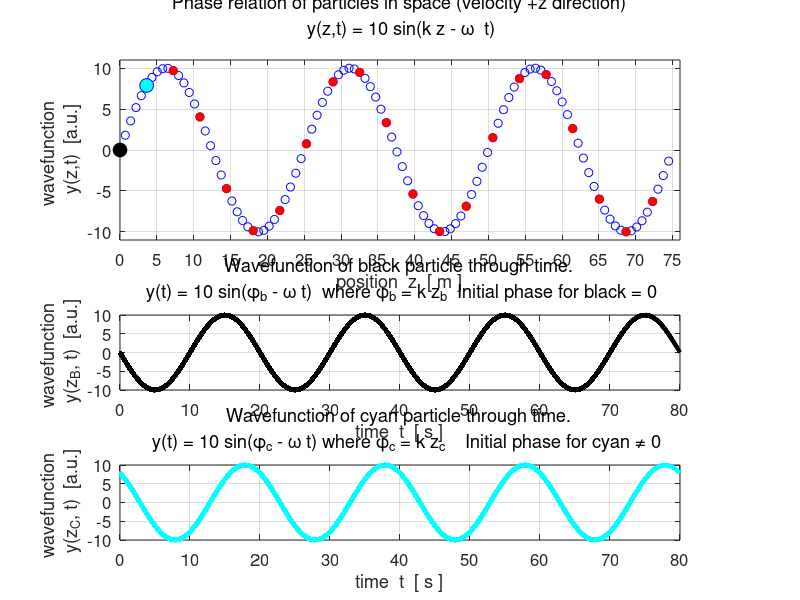

This figure's MATLAB source:
% wm_travelling_JS_IC.m

% 171107
% Animation of a travlling [1D] sinusoidal wave propagating in Z direction
% Animation of the motion can be saved as an animated gif or avi. file

% Ian Cooper
% email: ian.cooper@sydney.edu.au
% School of Physics, University of Sydney

% John A Sims 
% email: john.sims@ufabc.edu.br
% Universidade Federal do ABC 
 %http://www.ufabc.edu.br/
% Biomedical Engineering department,
% Centro de Engenharia, Modelagem e CiÃªncias Sociais Aplicadas.Â 
% (Centre for Engineering, modelling and applied social sciences)
% Rua Arcturus (Jd Antares)
% Anchieta
% 09606070 - SÃ£o Bernardo do Campo, SP - Brasil

% DOING PHYSICS WITH MATLAB 
%    http://www.physics.usyd.edu.au/teach_res/mp/mphome.htm


clear all
close all
clc


% =======================================================================
% TRAVELLING WAVE INPUT PARAMETERS
%   S.I. units for all quantities
%   Default values given in brakets
% =======================================================================
   e = -1;       %  left (-1) or right (+1)
   A = 10;       %  amplitude  (10)
   L = 25;       %  wavelength  (20)
   T = 20;       %  period  (25)
   nT = 4;       %  no. periods for animation  (3)
   nX = 3;       %  no. wavelengths displayed (3)
   Nx = 2076;    %  Number of grid X grid points (2000)
   Nt = 200;     %  number of time steps (2000)

% Save animation fl agA = 0 or 1 or 2  (defualt flagA = 0) ---------------
   flagA = 0;
   % flagA = 0   Animation NOT saved
   % flagA = 1   Animation saved as an animated gif file
   % flagA = 2   Animation saved as an AVI fiels
   

% =======================================================================   
% Setup for saving images animated gif file and AVI files
% =======================================================================
switch flagA
case 1
%  ANIMATED GIF:
%  Enter file name
     ag_name = 'ag_wm_TWRL.gif';
%  Delay in seconds before displaying the next image  
    delay = 0.20;  
%  Frame counter start
    nt = 1;

case 2   
%  AVI: open writer object for avi.
   aviName = 'transWave_LtoR.avi';
   if flagA == 2
       if e == -1
         aviName = 'avi_TW_LR.avi';
       end   % if
       if e == +1
         aviName = 'avi_TW_RL.avi';
       end   %  if
     aviObj = VideoWriter(aviName);
     aviObj.FrameRate = 10;  % from 30
     aviObj.Quality = 40;    % from 75
     open(aviObj);
   end   % if
end   %  switch
   
% =======================================================================   
%   CALCULATIONS
% =======================================================================
   w = 2*pi / T;    %  angular frequency 
   k = 2*pi / L;    %  wave number k
   tMax = nT * T;   %  max time interval for animation
   zMax = nX * L;   %  max Z distance
   
   t = linspace(0,tMax,Nt);   % grid points for time 
   z = linspace(0,zMax,Nx);   % grid points for Z axis
   
    
%  Wave function s(z,t) ---------------------------------------------
%    Calculate all data and store it in S, rows are x, cols t. 
%    Later, phase relationship between all particles in an instant 
%    of time (i.e spatial domain information) will be taken from , 
%    rows of S and time (temporal domain) for a single particle 
%    taken from columns.
   s = zeros(Nx,Nt); 
   
% Time looop   
   for c = 1 : Nt
     s(:,c) = A .* sin(k.*z + e*w*t(c));
   end

   
% =======================================================================     
%   GRAPHICS 
% =======================================================================  
f1 = figure(1) ;
   pos = [0.1 0.1 0.4 0.8];
   set(gcf,'Units','normalized');
   set(gcf,'Position',pos);
   set(gcf,'color','w');
   NS = 20; 
   yT1 = zeros(Nt,1);   xT1 = zeros(Nt,1);
   yT2 = zeros(Nt,1);   xT2 = zeros(Nt,1);
   
   
 %  Adjust to reduce/increase the frequency of red circles. 
 %    compared to blue circles.  i.e. Every "redFreq" is to be red.
   redFreq=100; 
   
 %  Define text for three figures based on user choice of e.  
 %    Figure 1 - spatial domain - main title.
 %    Figure 2 - temporal domain - blacktitle (it is the black dot)
 %    Figure 3 - temporal domain - cyantitle (guess why).
   blacktitle= sprintf('Wavefunction of black particle through time.');    
   cyantitle = sprintf('Wavefunction of cyan particle through time.');
   
   switch e
   case 1
     eqnname = 'y(z,t) = 10 sin(k z + \omega  t)';
     maintitle  = sprintf('Phase relation of particles in space (velocity -z direction)');
     blacktitle = sprintf('%s\n y(t) = 10 sin(\\phi_b + \\omega t) ',blacktitle);
     cyantitle  = sprintf('%s\n y(t) = 10 sin(\\phi_c + \\omega t) ',cyantitle); 
   
   case -1
     eqnname = 'y(z,t) = 10 sin(k z - \omega  t)';
     maintitle  = sprintf('Phase relation of particles in space (velocity +z direction)');
     blacktitle = sprintf('%s\n y(t) = 10 sin(\\phi_b - \\omega t) ',blacktitle);
     cyantitle  = sprintf('%s\n   y(t) = 10 sin(\\phi_c - \\omega t) ',cyantitle); 
   
   otherwise %error condition
   error('Error: Value of e must be either 1 or -1!')   
   end
   
   maintitle = sprintf('%s\n %s\n ',maintitle,eqnname);
   %maintitle = sprintf('%s\n %s\n \\fontsize{6}{john.sims@ufabc.edu.br 2017, modified from code by ian.cooper@sydney.edu.au}',maintitle,eqnname);
   blacktitle = sprintf('%s where \\phi_b = k z_b  Initial phase for black = 0',blacktitle);
   cyantitle = sprintf('%swhere \\phi_c = k z_c    Initial phase for cyan \\neq 0',cyantitle);


 nt = 1;
 ct = 0:Nt-1;  % create time step vector
 
for c = ct+1
   
%  wavefunction vs postion plot -----------------------------------------    
   hold off
   xP = z(1:NS:end); yP = s((1:NS:end),c);
   pos1 = [0.15 0.6 0.7 0.3];
   ax1 = subplot('Position',pos1);
   
   hPlot = plot(xP, yP,'o');
   set(hPlot,'MarkerSize',6,'MarkerEdgeColor',[0 0 1]);%, ...
      % 'MarkerFaceColor', [0 0 1]); % How to present blue circles
   hold(ax1, 'on') %Equivalent of hold on when using subplots.

   title(maintitle,'fontweight','normal');
   xlabel('position  z  [ m ]');
   ytit = sprintf('wavefunction \n y(z,t)  [a.u.]');
   ylabel(ytit);
   xP = z(1:redFreq:end); yP = s(1:redFreq:end,c);
   hPlot = plot(xP, yP,'o');
   set(hPlot,'MarkerSize',6,'MarkerEdgeColor',[1 0 0], ...
       'MarkerFaceColor', [1 0 0]);
   hPlot = plot(xP(1), yP(1),'o');
   set(hPlot,'MarkerSize',10,'MarkerEdgeColor',[0,0,0], ...
       'MarkerFaceColor', [0,0,0]);
   hPlot = plot(xP(2), yP(2),'o');
   set(hPlot,'MarkerSize',10,'MarkerEdgeColor',[0,0,1], ...
       'MarkerFaceColor', 'c');
   axis([0 zMax+1 -11 11]);
   hold(ax1, 'off');
   grid on;
   box on;
   set(gca,'xTick',0:5:zMax);
   set(gca,'fontsize',12);
   
% BLACK PARTICLE -------------------------------------------------------
   pos1 = [0.15 0.35 0.7 0.125];
   ax2 = subplot('Position',pos1);   
   hold(ax2, 'on')
   title(blacktitle,'fontweight','normal');
   xlabel('time  t  [ s ]');
   ytit = sprintf('wavefunction \n y(z_B, t)  [a.u.]');
   ylabel(ytit);
   xT1(c) = t(c); 
   yT1(1:c) = s(1,1:c);
   plot(xT1(1:c), yT1(1:c),'color',[0,0,0],'LineWidth',3);
   axis([0 tMax -10 10]);
   set(gca,'xTick',0:10:tMax);
   set(gca,'fontsize',12);
   box on;
   grid on
   hold(ax2, 'off');
   
   
 %  CYAN PARTICLE -------------------------------------------------------
   pos1 = [0.15 0.1 0.7 0.125];
   ax3 = subplot('Position',pos1);
   hold(ax3, 'on')
   title(cyantitle,'fontweight','normal');
   xlabel('time  t  [ s ]');
   ytit = sprintf('wavefunction \n y(z_C, t)  [a.u.]');
   ylabel(ytit);
   xT2(c) = t(c); 
   yT2(1:c) = s(100,1:c);
   plot(xT2(1:c), yT2(1:c),'color','c','LineWidth',3); %orange 255 128 0
   axis([0 tMax -10 10]);
   set(gca,'xTick',0:10:tMax);
   set(gca,'fontsize',12);
   box on;
   grid on
   hold(ax3, 'off')
   pause(0.1)
   
% Adding the frame to the video object using the 'writeVideo' method
   if flagA == 2
     frame = getframe(f1);
     writeVideo(aviObj,frame);
   end

   if flagA == 1
     frame = getframe(f1);
     im = frame2im(frame);
     [imind,cm] = rgb2ind(im,256);
%  On the first loop, create the file. In subsequent loops, append.
     if nt == 1
        imwrite(imind,cm,ag_name,'gif','DelayTime',delay,'loopcount',inf);
     else
        imwrite(imind,cm,ag_name,'gif','DelayTime',delay,'writemode','append');
     end
        nt = nt+1;
   end
 
end

if flagA == 2
  close(aviObj);
end
